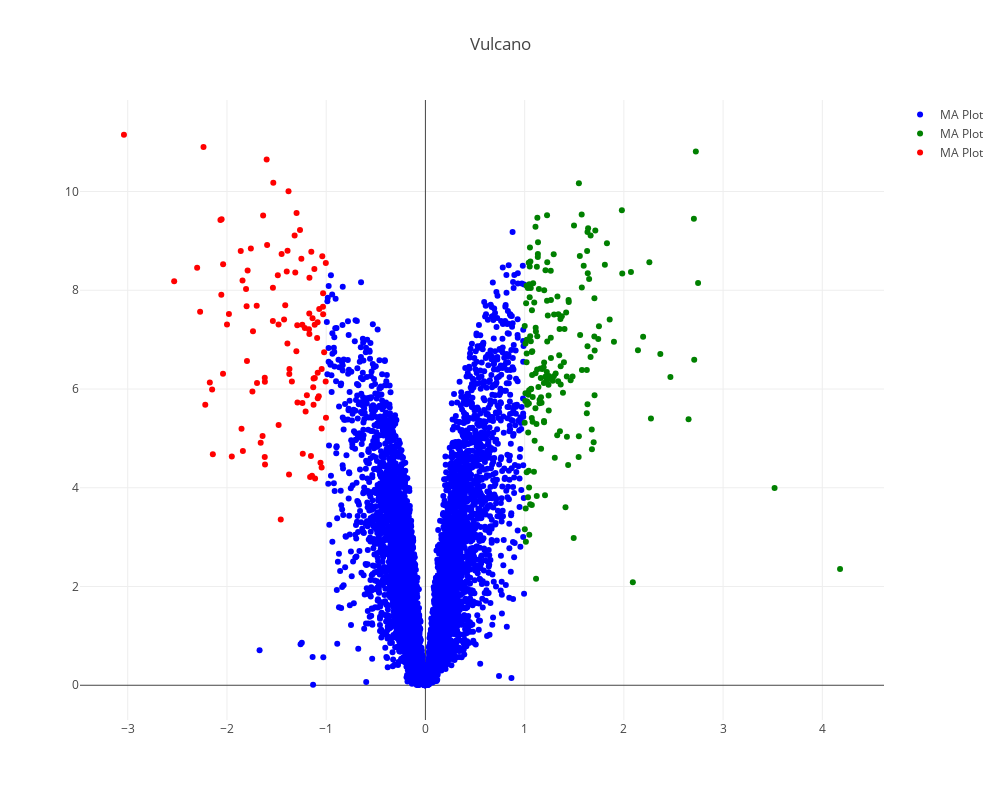

The notebook cell this image was saved under:
### Code cell
from plotly.offline import init_notebook_mode, iplot
import plotly.graph_objs as go
init_notebook_mode(connected=True)
#interactive plot 'logFC',y='log10p'
trace_1 = go.Scatter(
    x=the_rest.logFC,
    y=the_rest.log10p,
    mode='markers',
    name='MA Plot',
    #text = [a + ' ' +b for a,b in zip(temp.index.values, temp.Gene_desc)],
    #hoverinfo = 'text',
    marker=dict(
        #size=16,
        color = 'blue'#np.log10(temp.Score), #set color equal to a variable
        #colorscale='Bluered',
        #showscale=True
    )
)

trace_2 = go.Scatter(
    x=up_control.logFC,
    y=up_control.log10p,
    mode='markers',
    name='MA Plot',
    text = up_control.genes,
    hoverinfo = 'text',
    marker=dict(
        #size=16,
        color = 'green'#np.log10(temp.Score), #set color equal to a variable
        #colorscale='Bluered',
        #showscale=True
    )
)

trace_3 = go.Scatter(
    x=up_senescent.logFC,
    y=up_senescent.log10p,
    mode='markers',
    name='MA Plot',
    text = up_control.genes,
    hoverinfo = 'text',
    marker=dict(
        #size=16,
        color = 'red'#np.log10(temp.Score), #set color equal to a variable
        #colorscale='Bluered',
        #showscale=True
    )
)

'''

annot_1 = go.Scatter(
    x=[temp.signal_perc.loc['Tb927.3.2610']],
    y=[temp.signal_logfc.loc['Tb927.3.2610']],
    mode='markers+text',
    name='Tb927.3.2610',
    text=['Bait'],
    textposition='bottom center'
)
'''

layout = dict(title='Vulcano',
             width=1000,
             height=800)


fig = go.Figure(data=[trace_1,trace_2,trace_3], 
                layout=layout)
iplot(fig, filename='test')

### Figure 1 — Plotly figure (JSON) as saved in the notebook; plotly's stock layout.template omitted (floating-point values rounded to 4 significant figures; data arrays with more than 128 entries replaced by an {"elided": "..."} marker saying what was removed)
{"data": [{"marker": {"color": "blue"}, "mode": "markers", "name": "MA Plot", "type": "scatter", "uid": "3e401e3f-9437-4eaf-bbad-7623998f8cc5", "x": {"elided": "6331 float values"}, "y": {"elided": "6331 float values"}}, {"hoverinfo": "text", "marker": {"color": "green"}, "mode": "markers", "name": "MA Plot", "text": {"elided": "181 str values"}, "type": "scatter", "uid": "c0b7a0bb-91d3-4e4c-9980-d8e218c91685", "x": {"elided": "181 float values"}, "y": {"elided": "181 float values"}}, {"hoverinfo": "text", "marker": {"color": "red"}, "mode": "markers", "name": "MA Plot", "text": {"elided": "181 str values"}, "type": "scatter", "uid": "57f96d22-6be2-41ea-881e-b48bae5f6e56", "x": [-1.002, -1.07, -1.057, -2.271, -1.98, -1.239, -1.3, -1.37, -1.115, -1.951, -2.066, -1.616, -1.479, -1.697, -1.086, -1.154, -1.839, -1.29, -1.032, -1.533, -1.264, -1.119, -1.424, -1.169, -1.195, -1.046, -1.045, -1.792, -1.292, -1.66, -1.7, -1.127, -1.046, -1.312, -1.48, -1.738, -1.092, -2.173, -2.054, -2.219, -1.843, -2.236, -2.04, -1.17, -1.075, -1.131, -2.039, -1.236, -2.0, -1.138, -1.397, -1.15, -1.162, -1.619, -1.241, -1.031, -1.537, -1.391, -1.38, -1.215, -1.808, -1.318, -1.641, -1.021, -2.532, -1.802, -1.6, -1.618, -1.004, -3.038, -1.174, -2.15, -2.142, -1.413, -1.127, -1.636, -1.759, -1.346, -1.39, -1.537, -1.798, -1.25, -1.031, -1.299, -1.374, -1.207, -1.853, -2.057, -1.085, -1.143, -1.619, -1.039, -1.458, -1.005, -2.3, -1.595, -1.116, -1.449, -1.169, -1.861, -1.372, -1.086, -1.744, -1.488, -1.112], "y": [5.417, 7.619, 4.508, 7.562, 7.52, 5.716, 6.765, 6.407, 6.224, 4.633, 9.421, 4.472, 5.269, 6.122, 6.329, 4.643, 4.745, 5.726, 7.663, 10.18, 9.22, 8.43, 7.409, 8.253, 5.874, 4.411, 6.407, 8.402, 7.293, 4.913, 7.687, 6.215, 5.202, 8.361, 7.307, 7.17, 7.031, 6.13, 9.437, 5.679, 8.198, 10.9, 6.307, 7.53, 5.854, 6.035, 8.528, 4.687, 7.306, 7.432, 8.382, 8.779, 4.216, 4.621, 7.299, 7.938, 7.377, 6.924, 10.01, 7.237, 8.026, 9.107, 5.048, 6.746, 8.18, 7.674, 10.65, 6.146, 8.552, 11.15, 7.212, 5.99, 4.68, 7.699, 5.68, 9.515, 8.846, 6.152, 8.798, 8.049, 6.567, 8.637, 7.515, 9.564, 4.266, 5.546, 5.196, 7.907, 5.811, 4.245, 6.23, 8.688, 3.359, 6.154, 8.458, 8.915, 7.3, 8.736, 7.114, 8.795, 6.302, 7.354, 5.948, 8.304, 4.186]}], "layout": {"height": 800, "title": {"text": "Vulcano"}, "width": 1000}}
